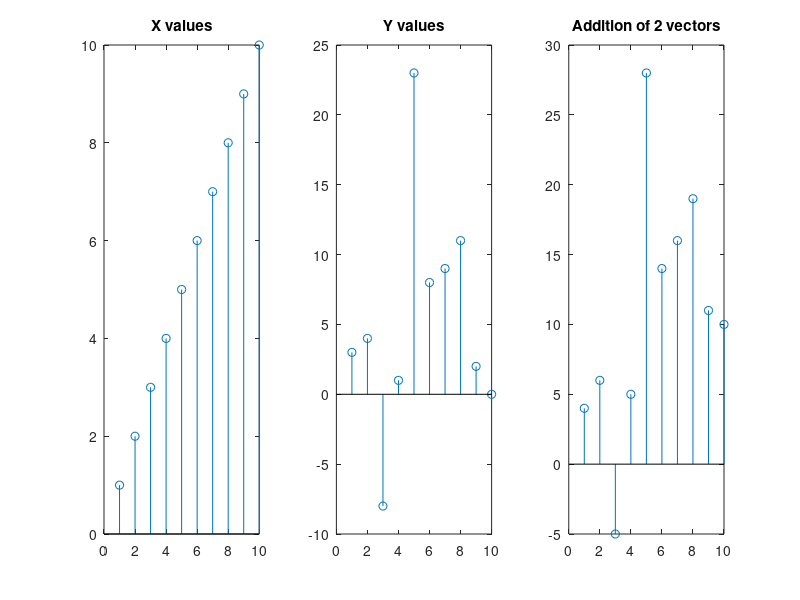

The MATLAB source for this figure:
% adding 2 signals

x = [1 2 3 4 5 6 7 8 9 10];
subplot(1,3,1);
stem(x);
title("X values")
y = [3 4 -8 1 23 8 9 11 2 0];
subplot(1,3,2);
stem(y);
title("Y values")

z = x + y;
subplot(1,3,3);
stem(z);
title("Addition of 2 vectors")